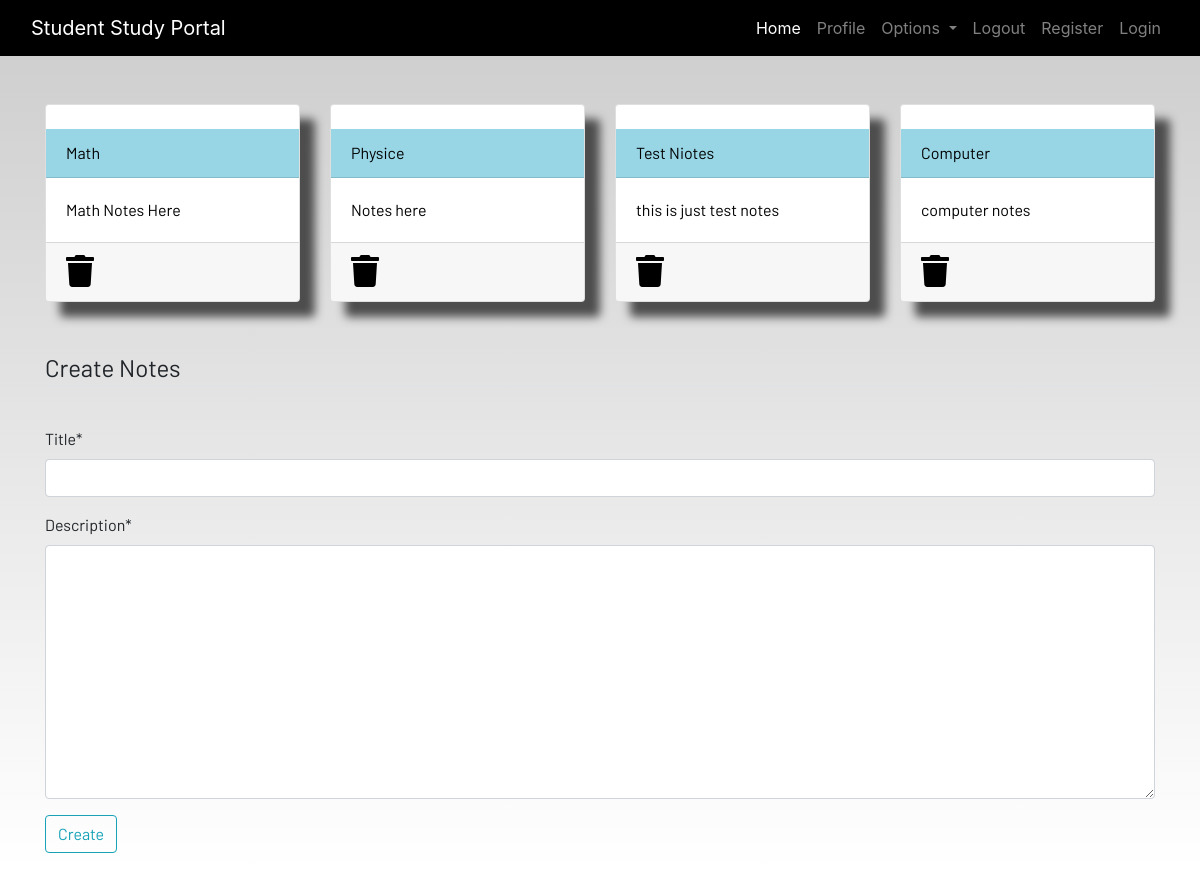
Screenshot of /notes/ (signed in) with the database file from the repository.
### dashboard/models.py (models this page shows, shortened)
class Note(models.Model):
    user = models.ForeignKey(User, on_delete=models.CASCADE)
    title = models.CharField(max_length=200)
    description = models.TextField()

### dashboard/views.py (the view)
# urls.py: path('notes/', views.notes, name='notes'),
def notes(request):
    if request.method == 'POST':
        form = NotesForm(request.POST)
        if form.is_valid():
            notes = Note(user=request.user, title=request.POST['title'], description=request.POST['description'])
            notes.save()
        messages.success(request,f"Notes Added from {request.user.username} Successfully")
    else:
        form = NotesForm()
    notes = Note.objects.filter(user=request.user)
    context = {
        'notes': notes,
        'form': form,
    }
    return render(request, 'dashboard/notes.html', context)

### dashboard/forms.py
class NotesForm(forms.ModelForm):
    class Meta:
        model = Note
        fields = ['title', 'description']

### dashboard/templates/dashboard/notes.html (shortened to what this page needs)
{% extends 'dashboard/base.html' %}
{% load static %}
{% load crispy_forms_tags %}
{% block content %}
<div class="container">
    <div class="row">
        {% for note in notes %}
        <div class="col-md-3">
            <a href="{% url 'notes_detail' note.id %}">
                <div class="card">
                    <br>
                    <div class="card-header">{{note.title}}</div>
                    <div class="card-body">{{note.description|slice:"0:100"}}</div>
                    <div class="card-footer mt-auto "><a href="{% url 'delete_note' note.id %}">
                        <i class="fa fa-trash fa-2x"></i></a>
                    </div>
                </div>
            </a>
        </div>
        {% endfor %}
        <br><br>
    </div>
</div>
<br><br>
<div class="container">
    <form method="POST" >
        <fieldset class="form-group">
            <legend class="border-bottom mb-4">Create Notes</legend>
        </fieldset>
        {{form|crispy}}
        <div class="form-group">
            <button href="" class="btn btn-outline-info" type="submit">
                Create
            </button>
        </div>
    </form>
</div>
{% endblock content %}

### static/css/main.css (style rules this page uses)
html { scroll-behavior: smooth; height: 100%; width: 100%; }
.card { box-shadow: 15px 15px 10px rgb(78, 77, 77); }
a { text-decoration: none !important; color: black; }
.card-header { color: black !important; background: rgb(152, 214, 230) !important; transition: 0.3s ease-in; }
html, body { max-width: 100%; overflow-x: hidden; height: 100%; width: 100%; }
body { background: linear-gradient(rgba(0, 0, 0, 0.2), rgba(255, 255, 255, 0.5)); overflow-x: hidden; background-repeat: no-repeat; }
.card-header { background-color: rgb(133, 204, 231); }
.col-md-3 .card { width: 100%; height: 100%; }
.fa { color: black; }

### rows the page displays
Note: title "Math", description "Math Notes Here"
Note: title "Physice", description "Notes here"
Note: title "Test Niotes", description "this is just test notes"
Note: title "Computer", description "computer notes"
